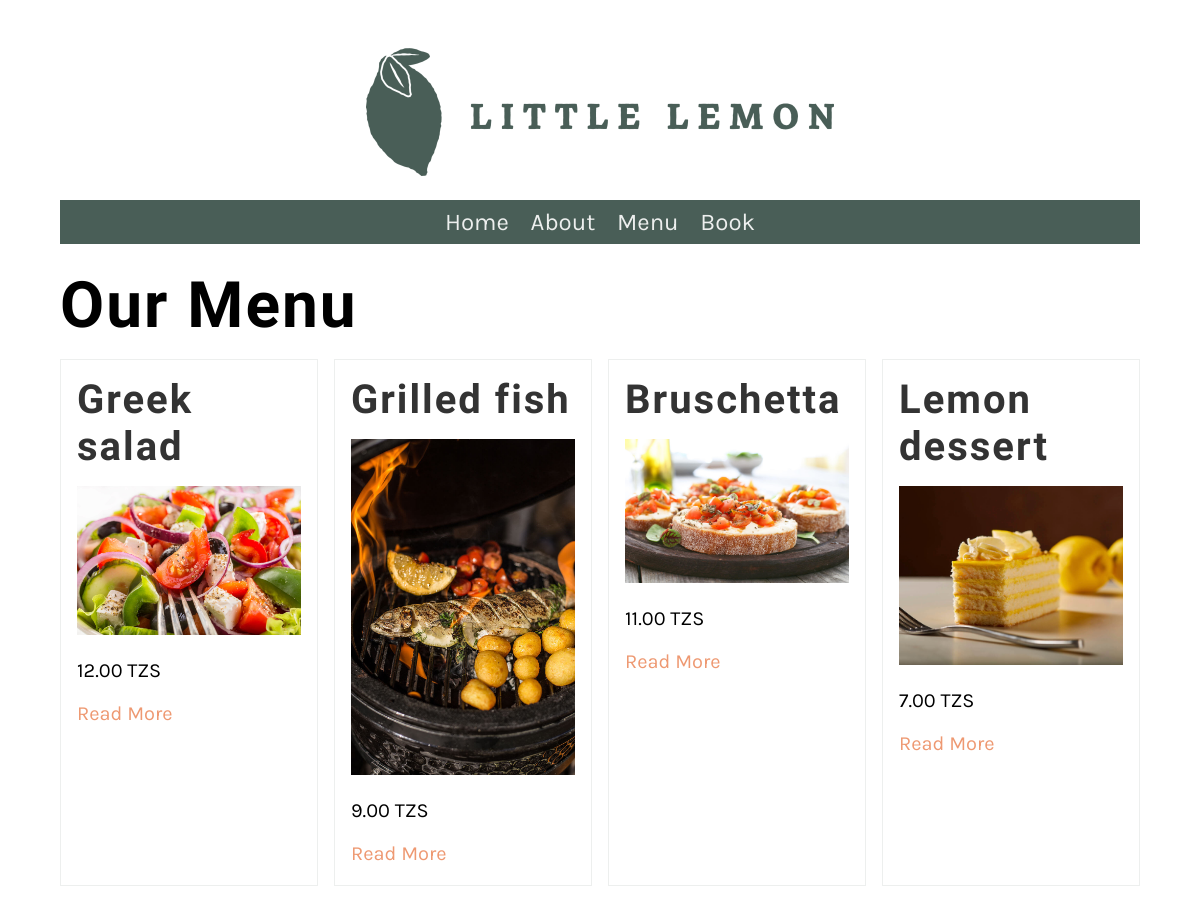
The app's page /menu/, older data.
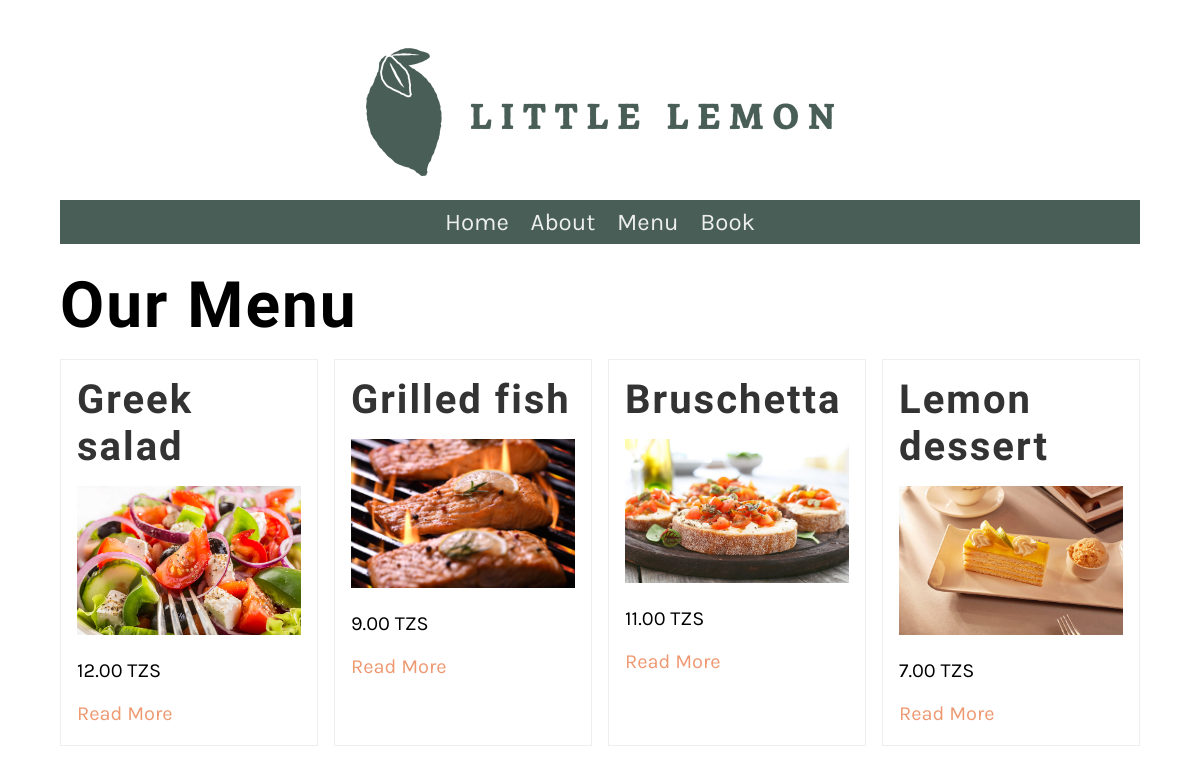
The same page, newer data.
### restaurant/models.py (models this page shows, shortened)
class Menu(models.Model):
   name = models.CharField(max_length=255)
   price = models.IntegerField()
   description = models.CharField(max_length=1000, default='')
   photo = models.ImageField(upload_to='menu_photos/', default='')

### restaurant/views.py (the view)
# urls.py: path('menu/', views.menu, name="menu"),
def menu(request):
    menu_data = Menu.objects.all()
    return render(request, 'menu.html', {'menu': menu_data})

### restaurant/templates/menu.html
{% extends 'base.html' %}
{% load static %}
{% block content %}
<h1>Our Menu</h1>
<section>
    {% for item in menu %}
    <article>
      <h2>{{ item.name }}</h2>
      <img src="{{ item.photo.url }}" alt="Photo">
      <p>
        {{ item.price }}.00 TZS
      </p>
      <p>
        <a href="{% url 'menu_item' pk=item.pk %}">Read More</a>
      </p>
    </article>
    {% endfor %}
  </section>
{% endblock %}

### restaurant/templates/base.html (shortened to what this page needs)
{% load static %}
<!DOCTYPE html>
<html lang="en">
  <head>
    <link
      rel="preload"
      as="style"
      href="{% static 'css/style.css' %}"
      onload="this.rel = 'stylesheet'"
    />
  </head>
  <body>
    {% include 'partials/_header.html' %}
    <main>{% block content %} {% endblock %}</main>
  </body>
</html>

### restaurant/templates/partials/_header.html
{% load static %}
<header>
  <img src="{% static 'img/logo.png' %}" />
</header>
<nav>
  <ul>
    <li><a href="{% url 'home' %}">Home</a></li>
    <li><a href="{% url 'about' %}">About</a></li>
    <li><a href="{% url 'menu' %}">Menu</a></li>
    <li><a href="{% url 'book' %}">Book</a></li>
  </ul>
</nav>

### restaurant/static/css/style.css (style rules this page uses)
body { font-family: 'Karla', sans-serif; margin-top: 3rem; margin-bottom: 3rem; margin-left: 5%; margin-right: 5%; }
h1, h2, h3, h4, h5, h6 { font-family: 'Markazi Text', serif; letter-spacing: 2px;; }
h1 { font-size: 4rem; margin-top: 1.5rem; margin-bottom: 0; }
h2 { font-size: 2.5rem; color: #333333; margin:1rem 0; }
p, ul { font-size: 1.25rem;; }
a { color: #EE9972; text-decoration: none; }
header img { display: block; margin-left: auto; margin-right: auto; max-width: 100%; height: auto; }
nav { background-color: #495E57; margin-top: 1rem; margin-bottom: 1rem; margin-bottom: 0px; }
nav ul { list-style: none; font-size: 1.5rem; text-align: center; padding-inline-start: 0rem; margin-bottom: 0px; }
nav ul li { display: inline-block; margin: 0.5rem; }
nav ul a { color: #EDEFEE; text-decoration: none; }
section { display: flex; gap: 2rem 1rem; margin-top: 1rem; margin-bottom: 1rem; flex-direction: row; }
article { flex:1; }
article img { max-width: 100%; }
main article { border: 1px solid #EDEFEE; padding-left: 1rem; padding-right: 1rem; }

Row changes from the older to the newer data that the page shows:
changed Menu "Grilled fish": photo: a different picture
changed Menu "Lemon dessert": photo: a different picture
